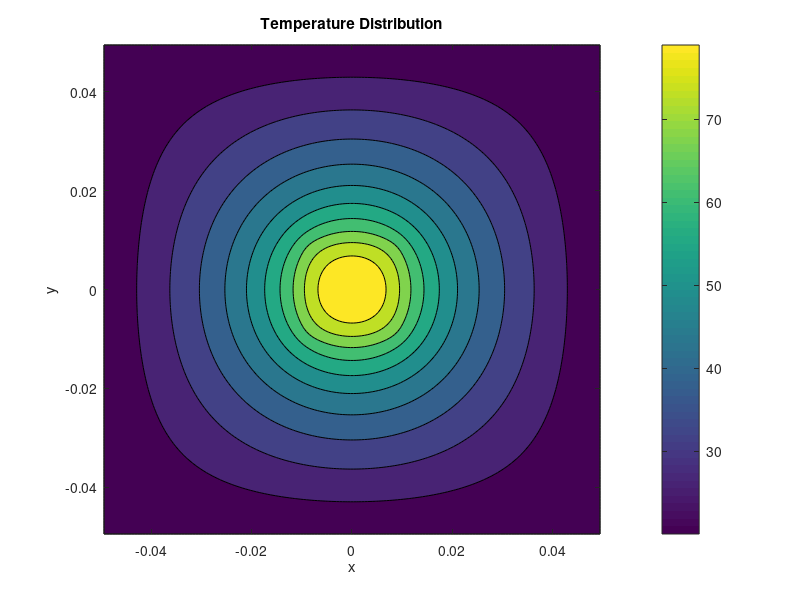
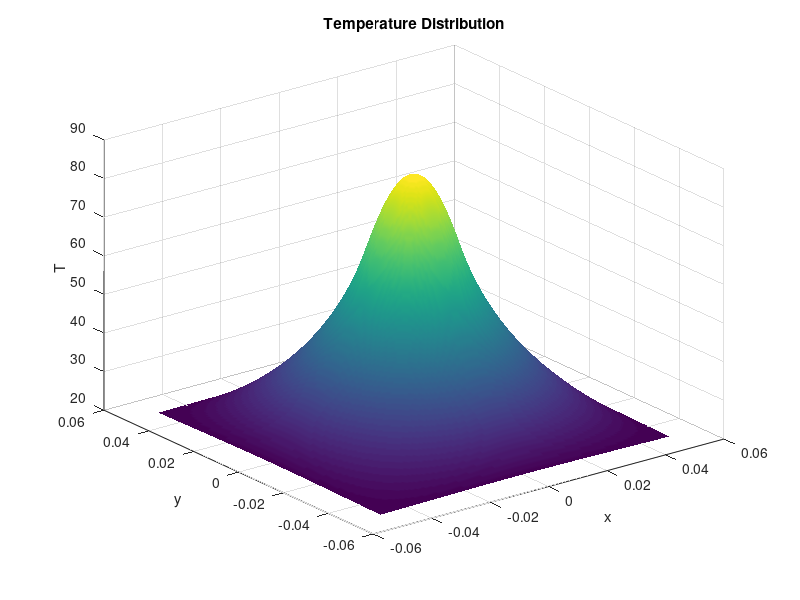

MATLAB code to generate these figures, in order:
function matlabExample
  % Number of interior points in each direction
  nx = 180;
  ny = 180;

  % Geometry
  x_max =  0.05;
  x_min = -0.05;
  y_max =  0.05;
  y_min = -0.05;

  deltax = (x_max-x_min)/(nx+1);
  deltay = (y_max-y_min)/(ny+1);

  X = zeros(nx,ny);
  Y = zeros(nx,ny);
  Z = zeros(nx,ny);

  for i = 1:nx
    for j = 1:ny
        X(i,j) = x_min + i*deltax;
        Y(i,j) = y_min + j*deltay;
    end
  end

  % Temperature of boundary
  Tb = 20; % degrees Celsius

  % Thermal conductivity
  k = 0.25;


  % Build A matrix, T, BC, and S
  num = nx*ny;
  % Allocate space
  A = spalloc(num,num,5*num);
  T = zeros(num,1);
  S = zeros(num,1);
  BC = zeros(num,1);

  for j = 1:ny
    for i = 1:nx

      % Compute global index
      index = i + nx*(j-1);

      % Diagonal term
      A(index,index) = k*(2/deltax^2+2/deltay^2);

      % "x-direction" terms
      if i == 1
        BC(index) =  BC(index) + k* Tb / deltax^2;
      else
        A(index,index-1) = -k/deltax^2;
      end

      if i == nx
        BC(index) = BC(index) + k* Tb / deltax^2;
      else
        A(index,index+1) = -k/deltax^2;
      end

      % "y-direction" terms
      if j == 1
        BC(index) = BC(index) + k *Tb/deltay^2;
      else
        A(index,index-nx) = -k/deltay^2;
      end

      if j == ny
        BC(index) = BC(index) + k *Tb/deltay^2;
      else
        A(index,index+nx) = -k/deltay^2;
      end


      % Find x and y coordinates and S
      x = X(i,j);
      y = Y(i,j);
      S(index) = source(x,y);

      end %for "i"

  end %fill A, BC, and F

  RHS = S+BC;

  disp('Solving Linear System');
  drawnow();
  T = A\RHS;

  disp(sprintf('nx = %d, ny = %d, Max T = %0.7f degrees Celsius',nx,ny,max(T)));
  drawnow();

  % Fill Z matrix with T for plotting
  for j = 1:ny
    for i = 1:nx
          Z(i,j) = T(i+(j-1)*nx);
      end
  end

  figure(1)
  contourf(X,Y,Z);
  colorbar;
  xlabel('x');
  ylabel('y');
  title('Temperature Distribution')

  figure(2)
  surf(X,Y,Z);
  shading interp;
  xlabel('x');
  ylabel('y');
  zlabel('T');
  title('Temperature Distribution')

end

%  Source
function output = source(x,y)

  if abs(x) < 0.01 && abs(y) < 0.01
     output = 125000.0;
  else
     output = 0.0;
  end %if

end

